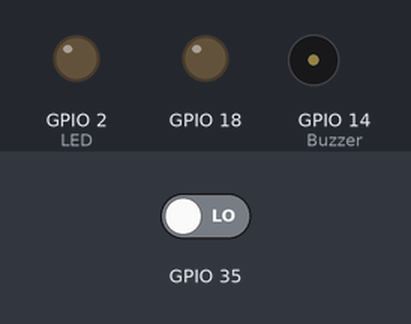
The sketch below on a simulated ESP32. Shown: output pins drawn as LEDs (lit = HIGH), buzzer (waves = sounding, pin HIGH). The inputs (shaded band) are chosen by the test bench; at power-on: GPIO 35 LOW.

Above: at 1.2 s.
1.3 s: GPIO 35 driven HIGH
At 2.5 s:
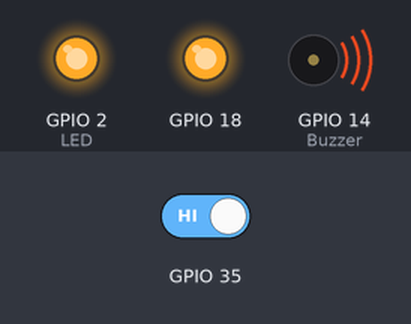
2.8 s: GPIO 35 driven LOW
At 3.7 s:
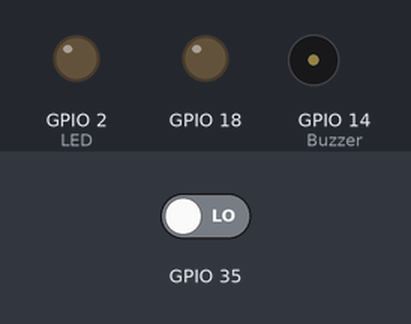
Timing chart, 0 to 5.8 s (numbered marks = the images above; inputs shaded):
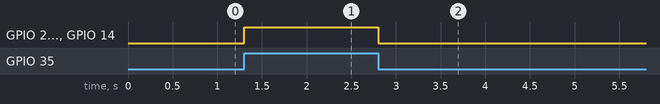

The sketch:

Button-Buzzer-Led.ino
```cpp
void setup() {
  // put your setup code here, to run once:
    pinMode(14,OUTPUT); // Buzzer
    pinMode(2,OUTPUT);  //LED
    pinMode(35,INPUT);
    pinMode(18,OUTPUT);
}

void loop() {
  // put your main code here, to run repeatedly:

    if(digitalRead(35)== HIGH)
       {
        digitalWrite(14,HIGH);
        digitalWrite(2,HIGH);
        digitalWrite(18,HIGH);
       }
    else
       {
        digitalWrite(14,LOW);
        digitalWrite(2,LOW);
        digitalWrite(18,LOW);
       }

}
```

Measured:
- after the input at 1.3 s, GPIO 2 (LED), GPIO 18, GPIO 14 (Buzzer): LOW → HIGH at once
- after the input at 2.8 s, GPIO 2 (LED), GPIO 18, GPIO 14 (Buzzer): HIGH → LOW at once
